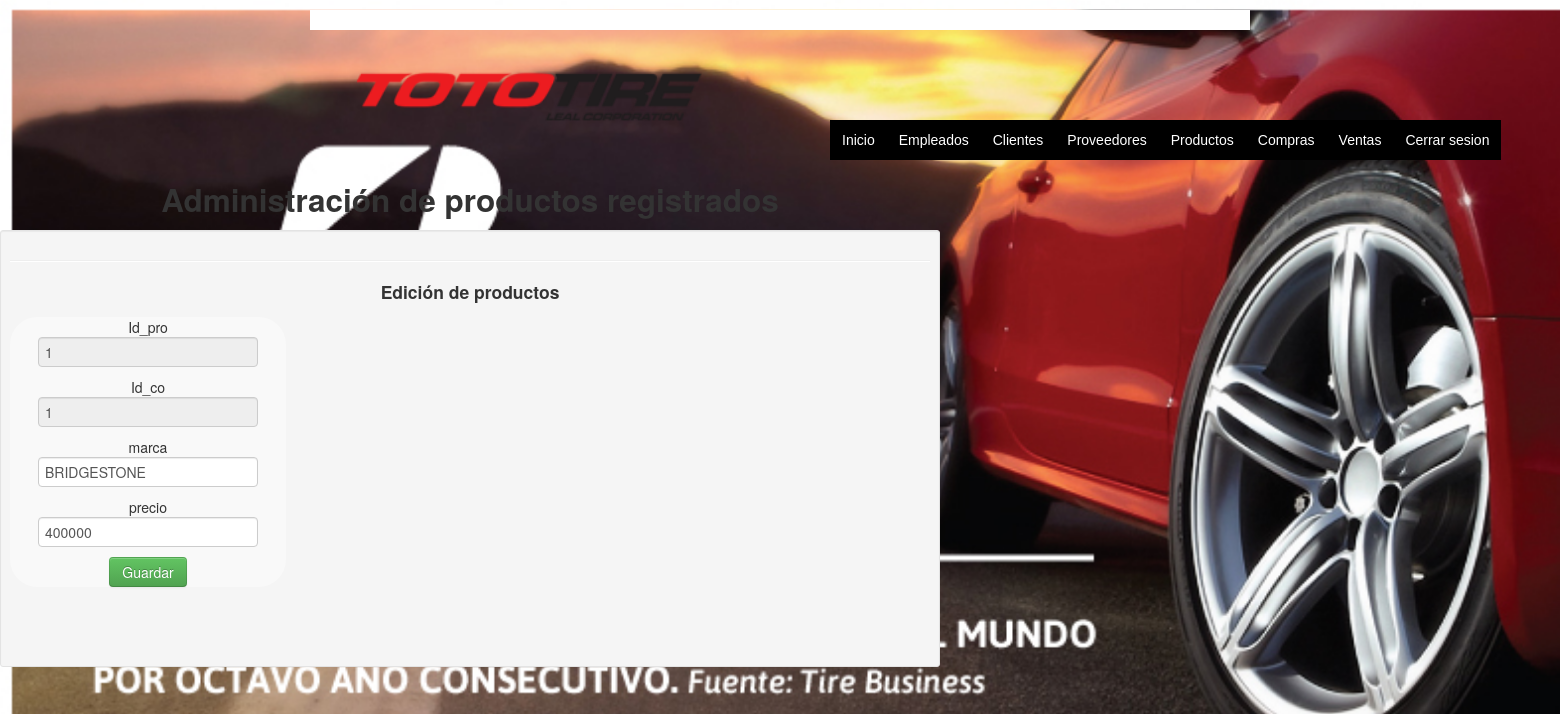
The page /controlador/actualizarpro.php?id=1 (signed in) on the database its author committed.
### tables this page shows
CREATE TABLE `producto` (
  `id_pro` int(11) NOT NULL,
  `id_co` int(11) DEFAULT NULL,
  `marca` varchar(250) DEFAULT NULL,
  `precio` varchar(250) DEFAULT NULL
);

### controlador/actualizarpro.php (the view, shortened to what this page needs)
<!DOCTYPE html>
<html lang="en">
  <head>
    <link href="bootstrap/css/bootstrap.min.css" rel="stylesheet"/>
<link rel="stylesheet" type="text/css" href="css\acem.css" />
  </head>
<body >
<div class="container">
<div class="row">
</div>
  <div class="menu"style=" background: #ffffff;">
 <?php
include("../vista/menu.php");
?>
<div class="row">
	<div class="span12">
		<div class="caption">
		<h2> Administración de productos registrados</h2>
		<div class="well well-small">
		<hr class="soft"/>
		<h4>Edición de productos</h4>
		<div class="row-fluid">
		<?php
		extract($_GET);
		require("../modelo/connect_db.php");
		$id = $_GET['id'];
		$sql="SELECT * FROM producto WHERE id_pro= '$id'";
		$ressql=mysqli_query($mysqli,$sql);
		while ($row=mysqli_fetch_row($ressql)){
			    	$id_pro=$row[0];
		    	$id_co=$row[1];
		    	$marca=$row[2];
		    	$precio=$row[3];
			}
		?>
		<form action="../modelo/ejecutaactualizarpro.php" method="post">
				Id_pro<br><input type="text" name="id_pro" value= "<?php echo $id_pro ?>" readonly="readonly"><br>
				Id_co<br><input type="text" name="id_co" value= "<?php echo $id_co ?>" readonly="readonly"><br>
				marca <br> <input type="text" name="marca" value="<?php echo $marca ?>" pattern="[A-Za-zÑñÁÉÍÓÚáéíóú\s]+"><br>
				precio<br> <input type="text" name="precio" value="<?php echo $precio ?>" pattern="[0-9]*"><br>
				<input type="submit" value="Guardar" class="btn btn-success btn-primary">
			</form>
		<div class="span8">
		</div>
		</div>
		<br/>
		</div>
</div>
	</div>
</div>
  </body>
</html>

### controlador/css/acem.css (style rules this page uses)
body { background-image: url(LLANTA.JPG); background-repeat: no-repeat; background-attachment: fixed; background-size: cover; text-align: center; font-family: "Times New Roman"; }
div { padding-top: 5px }
form { width:30%; background: rgba(255, 255, 255, 0.37); border-radius:10%; }
::placeholder { color: silver; }
.menu { padding:10px 20px; }

### controlador/css/indexastyle.css (style rules this page uses)
* { margin:0px; padding:0px; }
body { background-image: url(LLANTA.JPG); background-repeat: no-repeat; background-attachment: fixed; background-size: cover; text-align: center; font-family: "Times New Roman"; }

### rows shown on the page
producto: id_pro "1", id_co "1", marca "BRIDGESTONE", precio "400000"
